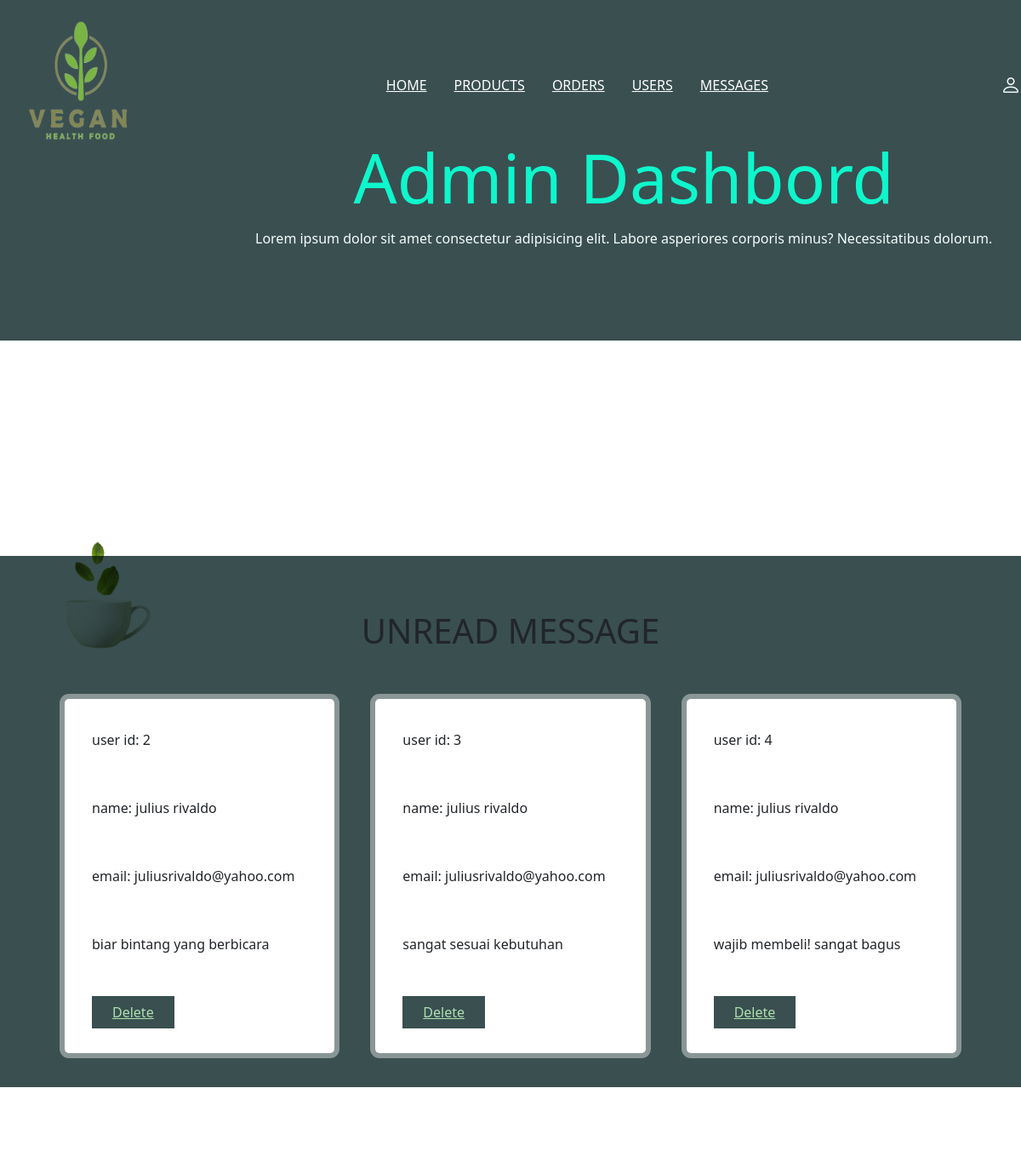
The app's page /admin_message.php (signed in) with its own data.
### tables this page shows
CREATE TABLE `message` (
  `id` int(255) NOT NULL,
  `user_id` int(255) NOT NULL,
  `name` varchar(255) NOT NULL,
  `email` varchar(255) NOT NULL,
  `number` varchar(255) NOT NULL,
  `message` varchar(255) NOT NULL
);

### admin_message.php (the view, shortened to what this page needs)
<?php
include 'connection.php';
?>
<!DOCTYPE html>
<html lang="en">
<head>
    <link href='https://umpkg.com/boxicons@2.1.4/css/boxicons.min.css'rel='stylesheet'>
    <link href="https://cdn.jsdelivr.net/npm/bootstrap-icons@1.3.0/font/bootstrap-icons.css" rel="stylesheet"/>
    <link href="https://cdn.jsdelivr.net/npm/bootstrap@5.1.3/dist/css/bootstrap.min.css" rel="stylesheet"/>
    <link rel="stylesheet" type="text/css" href="style.css">
</head>
<body>
    <?php include 'admin_header.php';?>
    <section class="message_container">
        <h1 class="title">unread message</h1>
        <div class="box-container">
            <?php
                $select_message = mysqli_query($conn, "SELECT * FROM `message`") or die('query failed');
                if (mysqli_num_rows($select_message)>0) {
                    while ($fetch_message = mysqli_fetch_assoc($select_message)) {
                    ?>
                    <div class="box">
                        <p>user id: <span><?php echo $fetch_message['id'];?></span></p>
                        <p>name: <span><?php echo $fetch_message['name'];?></span></p>
                        <p>email: <span><?php echo $fetch_message['email'];?></span></p>
                        <p><?php echo $fetch_message['message'];?></p>
                        <a href="admin_message.php?delete=<?php echo $fetch_message['id'];?>" class="delete"onclick="return confirm('delete this message');">delete</a>
                    </div>
                    <?php
                    }
                }else{
                        echo '
                    <div class="empty">
                    <p>no products add yet!</p>
                </div>
                    ';
                }
           ?>
        </div>
    </section>
    <div class="line"></div>
</body>
</html>

### style.css (style rules this page uses)
* { margin: 0; padding: 0; box-sizing: border-box; }
:root { --box-shadow: 0px 0px 0px 6px rgb(255 255 255/40%); --orange: #fcc927; --grey: #3a4f50 }
a { text-decoration: none; }
.title { text-align: center; margin-bottom: 1rem; }
.line, .line4 { background-image: url("img/logos.png"); width: 100%; height: 100px; margin-top: -1.6rem; }
.line { margin-bottom: 10rem; }
.form-container::before, .show-product::before, .message_container::before, .order_container::before { content: ""; position: absolute; mix-blend-mode: multiply; background: url("img/slider3.png"); top: -5%; left: -10px; width: 255px; height: 650px; background-size: 255px; background-repeat: no-repeat; z-index: 100; }
.box-container { padding: 2% 5%; display: grid; grid-template-columns: repeat(auto-fit, minmax(20rem, 1fr)); column-gap: 1rem; }
.box-container .box { background: #fff; box-shadow: var(--box-shadow); padding: 2rem; text-align: center; border-radius: 5px; margin: 1rem; }
.show-product, .message_container, .order_container { position: relative; background: var(--grey); margin-top: -3.5rem; }
.box-container .box { line-height: 4; }
.edit, .delete { color: #ACE1AF; background: #3a4f50; padding: 0.5rem 1.5rem; text-transform: capitalize; line-height: 2; }
.message_container .title, .order_container .title { text-transform: uppercase; padding-top: 4rem; }
.box-container .box { text-align: left; padding: 1rem 2rem; }

### records on screen
message: id "2", name "julius rivaldo", email "juliusrivaldo@yahoo.com", message "biar bintang yang berbicara"
message: id "3", name "julius rivaldo", email "juliusrivaldo@yahoo.com", message "sangat sesuai kebutuhan"
message: id "4", name "julius rivaldo", email "juliusrivaldo@yahoo.com", message "wajib membeli! sangat bagus"
